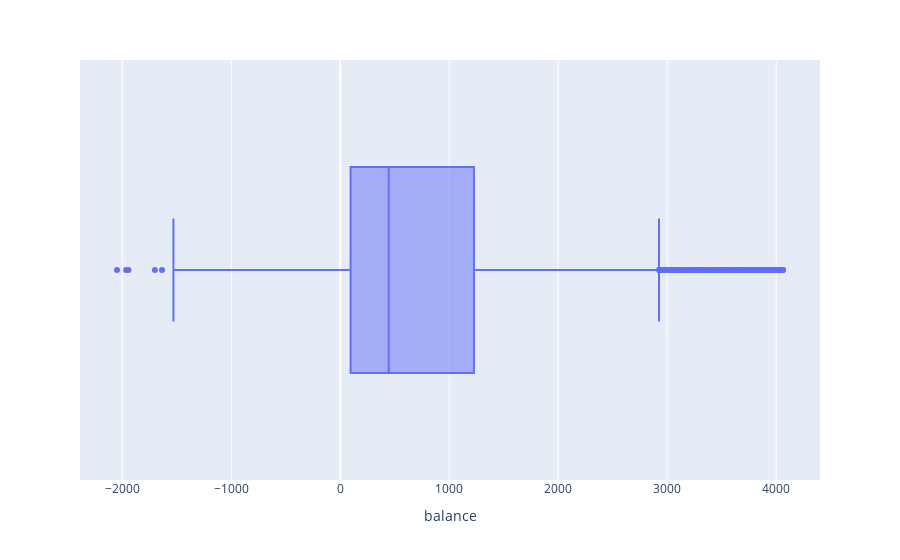

The code cell stored with this chart in its notebook:
### Code cell
fig = px.box(cleaned, x="balance")
fig.show()

### Figure 1 — Plotly figure (JSON) as saved in the notebook; plotly's stock layout.template omitted (floating-point values rounded to 4 significant figures; data arrays with more than 128 entries replaced by an {"elided": "..."} marker saying what was removed)
{"data": [{"alignmentgroup": "True", "hovertemplate": "balance=%{x}<extra></extra>", "legendgroup": "", "marker": {"color": "#636efa"}, "name": "", "notched": false, "offsetgroup": "", "orientation": "h", "showlegend": false, "type": "box", "x": {"elided": "10105 int values"}, "x0": " ", "xaxis": "x", "y0": " ", "yaxis": "y"}], "layout": {"boxmode": "group", "legend": {"tracegroupgap": 0}, "margin": {"t": 60}, "xaxis": {"anchor": "y", "domain": [0, 1], "title": {"text": "balance"}}, "yaxis": {"anchor": "x", "domain": [0, 1]}}}
